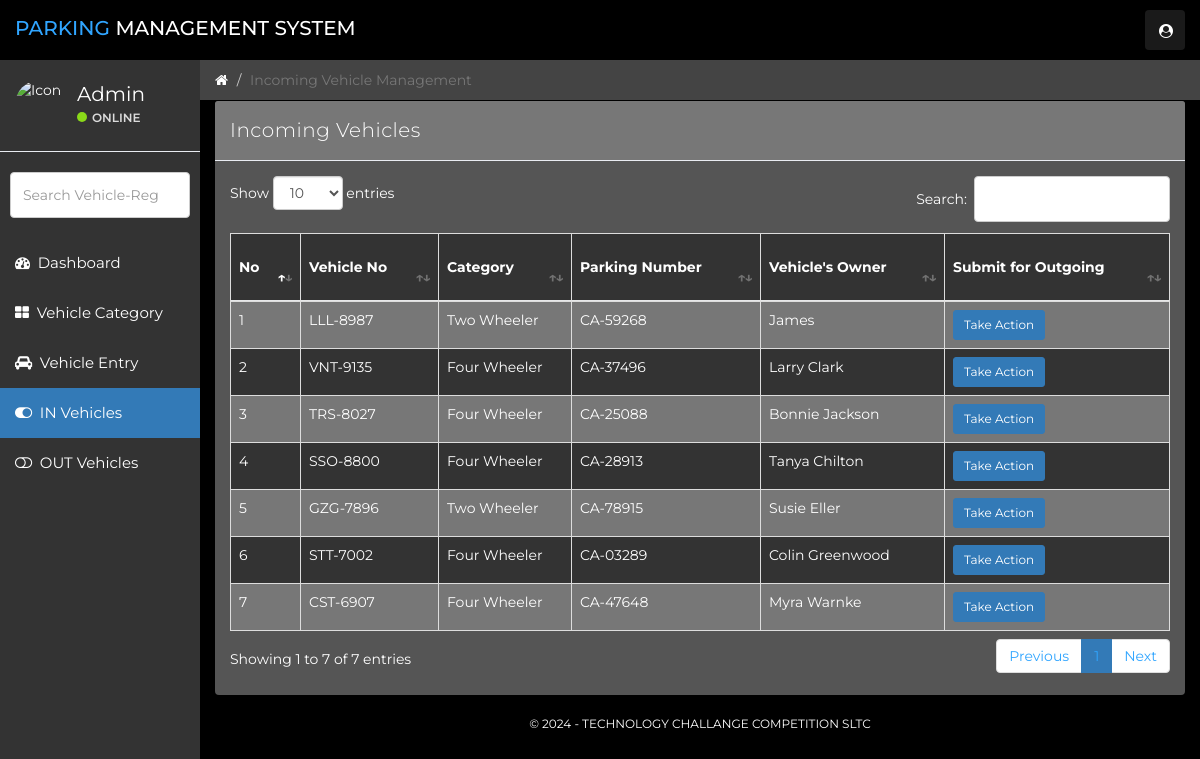
The page /in-vehicles.php (signed in) on the database its author committed.
### tables this page shows
CREATE TABLE `vehicle_info` (
  `ID` int(10) NOT NULL,
  `ParkingNumber` varchar(120) DEFAULT NULL,
  `VehicleCategory` varchar(120) NOT NULL,
  `VehicleCompanyname` varchar(120) DEFAULT NULL,
  `RegistrationNumber` varchar(120) DEFAULT NULL,
  `OwnerName` varchar(120) DEFAULT NULL,
  `OwnerContactNumber` bigint(10) DEFAULT NULL,
  `InTime` timestamp NULL DEFAULT CURRENT_TIMESTAMP,
  `OutTime` timestamp NULL DEFAULT NULL ON UPDATE CURRENT_TIMESTAMP,
  `ParkingCharge` varchar(120) NOT NULL,
  `Remark` mediumtext NOT NULL,
  `Status` varchar(5) NOT NULL
);

### in-vehicles.php (the view, shortened to what this page needs)
<?php
    include('includes/dbconn.php');
    if (strlen($_SESSION['vpmsaid']==0)) {
        header('location:logout.php');
        } else {
?>
<!DOCTYPE html>
<html>
<head>
	<link href="css/bootstrap.min.css" rel="stylesheet">
	<link href="css/font-awesome.min.css" rel="stylesheet">
    <link href="css/datatable.css" rel="stylesheet">
	<link href="css/datepicker3.css" rel="stylesheet">
	<link href="css/styles.css" rel="stylesheet">
</head>
<body>
        <?php include 'includes/navigation.php' ?>
		<?php
		$page="in-vehicle";
		include 'includes/sidebar.php'
		?>
	<div class="col-sm-9 col-sm-offset-3 col-lg-10 col-lg-offset-2 main">
		<div class="row">
			<ol class="breadcrumb">
				<li><a href="dashboard.php">
					<em class="fa fa-home"></em>
				</a></li>
				<li class="active">Incoming Vehicle Management</li>
			</ol>
		</div>
		<div class="row">
			<div class="col-lg-12">
			</div>
		</div>
		<div class="row">
				<div class="col-lg-12">
					<div class="panel panel-default">
						<div class="panel-heading">Incoming Vehicles</div>
						<div class="panel-body">
                        <table id="example" class="table table-striped table-bordered" style="width:100%">
        <thead>
            <tr>
                <th>No</th>
                <th>Vehicle No</th>
                <th>Category</th>
                <th>Parking Number</th>
                <th>Vehicle's Owner</th>
                <th>Submit for Outgoing</th>
            </tr>
        </thead>
        <tbody>
        <?php
        $ret=mysqli_query($con,"SELECT * FROM vehicle_info WHERE Status='' ORDER BY InTime DESC");
        $cnt=1;
        while ($row=mysqli_fetch_array($ret)) {
        ?>
            <tr>
            <td><?php echo $cnt;?></td>
            <td><?php  echo $row['RegistrationNumber'];?></td>
            <td><?php  echo $row['VehicleCategory'];?></td>
            <td><?php  echo 'CA-'.$row['ParkingNumber'];?></td>
            <td><?php  echo $row['OwnerName'];?></td>
            <td><a href="update-incomingdetail.php?updateid=<?php echo $row['ID'];?>"><button type="button" class="btn btn-sm btn-danger">Take Action</button></a>
            </td>
            </tr>
                <?php $cnt=$cnt+1;}?>
        </tbody>
    </table>
						</div>
					</div>
				</div>
</div>
        <?php include 'includes/footer.php'?>
	</div>
</body>
</html>
<?php }  ?>

### includes/navigation.php (shortened to what this page needs)
<nav class="navbar navbar-custom navbar-fixed-top" role="navigation">
		<div class="container-fluid">
			<div class="navbar-header">
				<a class="navbar-brand" href="./dashboard.php"><span>Parking </span>Management System</a>
				<ul class="nav navbar-top-links navbar-right">
					<li class="dropdown"><a class="dropdown-toggle count-info" data-toggle="dropdown" href="#">
						<em class="fa fa-user-circle"></em>
					</a>
					</li>
				</ul>
			</div>
		</div>
	</nav>

### includes/sidebar.php (shortened to what this page needs)
<div id="sidebar-collapse" class="col-sm-3 col-lg-2 sidebar">
		<div class="profile-sidebar">
			<div class="profile-userpic">
				<img src="https://www.w3schools.com/howto/img_avatar.png" width="50" class="img-responsive" alt="Icon">
			</div>
			<div class="profile-usertitle">
				<div class="profile-usertitle-name">Admin</div>
				<div class="profile-usertitle-status"><span class="indicator label-success"></span>Online</div>
			</div>
		</div>
		<form role="search" action="search-results.php" name="search" method="POST" enctype="multipart/form-data">
			<div class="form-group">
				<input type="text" class="form-control" id="searchdata" name="searchdata" placeholder="Search Vehicle-Reg">
			</div>
		</form>
		<ul class="nav menu">
			<li class="<?php if($page=="dashboard") {echo "active";}?>"><a href="dashboard.php"><em class="fa fa-dashboard">&nbsp;</em> Dashboard</a></li>
			<li class="<?php if($page=="vehicle-category") {echo "active";}?>"><a href="vehicle-category.php"><em class="fa fa-th-large">&nbsp;</em> Vehicle Category</a></li>
			<li class="<?php if($page=="manage-vehicles") {echo "active";}?>"><a href="manage-vehicles.php"><em class="fa fa-car">&nbsp;</em> Vehicle Entry</a></li>
			<li class="<?php if($page=="in-vehicle") {echo "active";}?>"><a href="in-vehicles.php"><em class="fa fa-toggle-on">&nbsp;</em> IN Vehicles</a></li>
            <li class="<?php if($page=="out-vehicle") {echo "active";}?>"><a href="out-vehicles.php"><em class="fa fa-toggle-off">&nbsp;</em> OUT Vehicles</a></li>
		</ul>
	</div>

### includes/footer.php
<footer>
	<div class="col-sm-12">
		<p class="back-link">&copy; <?php echo date("Y"); ?> - Technology Challange Competition SLTC </p>
	</div>
</footer>

### css/datatable.css (style rules this page uses)
table.dataTable { clear: both; margin-top: 6px !important; margin-bottom: 6px !important; max-width: none !important; border-collapse: separate !important; border-spacing: 0; }
table.dataTable td, table.dataTable th { -webkit-box-sizing: content-box; box-sizing: content-box; }
table.dataTable > thead > tr > th:not(.sorting_disabled), table.dataTable > thead > tr > td:not(.sorting_disabled) { padding-right: 30px; }
table.dataTable > thead .sorting, table.dataTable > thead .sorting_asc, table.dataTable > thead .sorting_desc, table.dataTable > thead .sorting_asc_disabled, table.dataTable > thead .sorting_desc_disabled { cursor: pointer; position: relative; }
table.dataTable > thead .sorting:before, table.dataTable > thead .sorting:after, table.dataTable > thead .sorting_asc:before, table.dataTable > thead .sorting_asc:after, table.dataTable > thead .sorting_desc:before, table.dataTable > thead .sorting_desc:after, table.dataTable > thead .sorting_asc_disabled:before, table.dataTable > thead .sorting_asc_disabled:after, table.dataTable > thead .sorting_desc_disabled:before, table.dataTable > thead .sorting_desc_disabled:after { position: absolute; bottom: 0.9em; display: block; opacity: 0.3; }
table.dataTable > thead .sorting:before, table.dataTable > thead .sorting_asc:before, table.dataTable > thead .sorting_desc:before, table.dataTable > thead .sorting_asc_disabled:before, table.dataTable > thead .sorting_desc_disabled:before { right: 1em; content: "↑"; }
table.dataTable > thead .sorting:after, table.dataTable > thead .sorting_asc:after, table.dataTable > thead .sorting_desc:after, table.dataTable > thead .sorting_asc_disabled:after, table.dataTable > thead .sorting_desc_disabled:after { right: 0.5em; content: "↓"; }
table.dataTable > thead .sorting_asc:before, table.dataTable > thead .sorting_desc:after { opacity: 1; }
table.table-bordered.dataTable { border-right-width: 0; }
table.table-bordered.dataTable th, table.table-bordered.dataTable td { border-left-width: 0; }
table.table-bordered.dataTable th:last-child, table.table-bordered.dataTable th:last-child, table.table-bordered.dataTable td:last-child, table.table-bordered.dataTable td:last-child { border-right-width: 1px; }
table.table-bordered.dataTable tbody th, table.table-bordered.dataTable tbody td { border-bottom-width: 0; }

### rows shown on the page
vehicle_info: RegistrationNumber "LLL-8987", VehicleCategory "Two Wheeler", ParkingNumber "59268", OwnerName "James"
vehicle_info: RegistrationNumber "VNT-9135", VehicleCategory "Four Wheeler", ParkingNumber "37496", OwnerName "Larry Clark"
vehicle_info: RegistrationNumber "TRS-8027", VehicleCategory "Four Wheeler", ParkingNumber "25088", OwnerName "Bonnie Jackson"
vehicle_info: RegistrationNumber "SSO-8800", VehicleCategory "Four Wheeler", ParkingNumber "28913", OwnerName "Tanya Chilton"
vehicle_info: RegistrationNumber "GZG-7896", VehicleCategory "Two Wheeler", ParkingNumber "78915", OwnerName "Susie Eller"
vehicle_info: RegistrationNumber "STT-7002", VehicleCategory "Four Wheeler", ParkingNumber "03289", OwnerName "Colin Greenwood"
vehicle_info: RegistrationNumber "CST-6907", VehicleCategory "Four Wheeler", ParkingNumber "47648", OwnerName "Myra Warnke"
